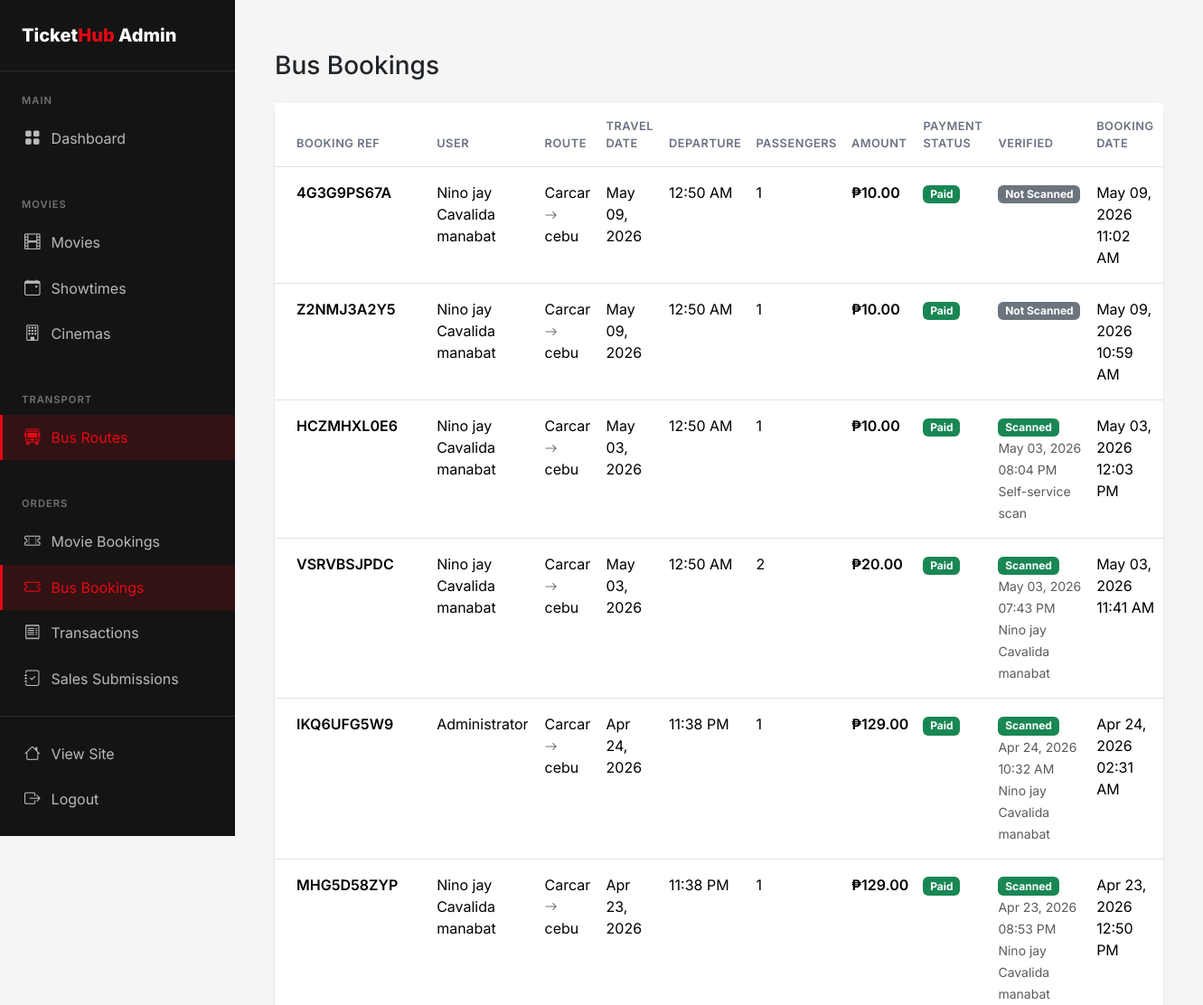
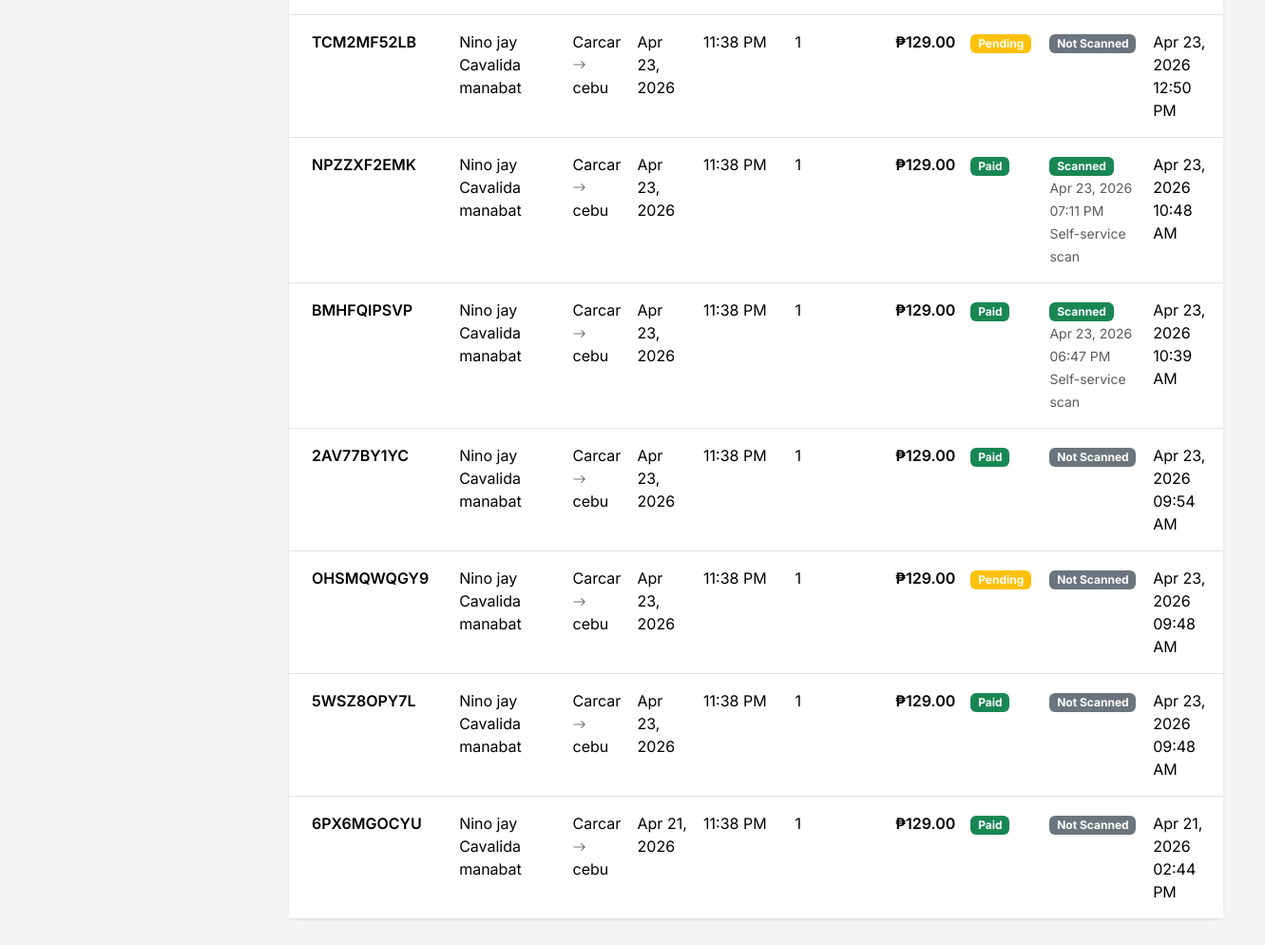
The app's page /admin/bookings/bus (signed in) with its own data (2 pictures, top to bottom).
### flask_app/app.py (models this page shows, shortened)
class BusBooking(db.Model):
    id = db.Column(db.Integer, primary_key=True)
    user_id = db.Column(db.Integer, db.ForeignKey('user.id'), nullable=False)
    schedule_id = db.Column(db.Integer, db.ForeignKey('bus_schedule.id'), nullable=False)
    num_tickets = db.Column(db.Integer, nullable=False)
    seat_numbers = db.Column(db.String(200))
    passenger_names = db.Column(db.Text)
    total_amount = db.Column(db.Float, nullable=False)
    payment_status = db.Column(db.String(20), default='pending')  # pending, completed, failed, refunded
    payment_method = db.Column(db.String(20))     # 'card', 'gcash', 'paymaya', 'paypal'
    payment_reference = db.Column(db.String(255)) # PayMongo source/payment id
    booking_reference = db.Column(db.String(20), unique=True)
    is_verified = db.Column(db.Boolean, default=False, nullable=False)
    verified_at = db.Column(db.DateTime, nullable=True)
    verified_by_id = db.Column(db.Integer, db.ForeignKey('user.id'), nullable=True)
    cancelled_at = db.Column(db.DateTime, nullable=True)
    cancelled_by_id = db.Column(db.Integer, db.ForeignKey('user.id'), nullable=True)
    cancellation_reason = db.Column(db.String(255), nullable=True)
    refund_reference = db.Column(db.String(255), nullable=True)
    refunded_at = db.Column(db.DateTime, nullable=True)
    created_at = db.Column(db.DateTime, default=datetime.utcnow)
    verified_by = db.relationship('User', foreign_keys=[verified_by_id], backref='verified_bus_bookings')
    cancelled_by = db.relationship('User', foreign_keys=[cancelled_by_id], backref='cancelled_bus_bookings')

class User(UserMixin, db.Model):
    id = db.Column(db.Integer, primary_key=True)
    email = db.Column(db.String(120), unique=True, nullable=False)
    password_hash = db.Column(db.String(256), nullable=False)
    name = db.Column(db.String(100), nullable=False)
    phone = db.Column(db.String(20))
    is_admin = db.Column(db.Boolean, default=False)
    is_bus_operator = db.Column(db.Boolean, default=False)
    is_cinema_operator = db.Column(db.Boolean, default=False)
    created_at = db.Column(db.DateTime, default=datetime.utcnow)
    movie_bookings = db.relationship('MovieBooking', foreign_keys='MovieBooking.user_id', backref='user', lazy=True)
    bus_bookings = db.relationship('BusBooking', foreign_keys='BusBooking.user_id', backref='user', lazy=True)

class BusRoute(db.Model):
    id = db.Column(db.Integer, primary_key=True)
    origin = db.Column(db.String(100), nullable=False)
    destination = db.Column(db.String(100), nullable=False)
    operator_id = db.Column(db.Integer, db.ForeignKey('user.id'), nullable=True)
    bus_number = db.Column(db.String(50))  # bus plate number or identifier
    bus_type = db.Column(db.String(50))  # AC, Non-AC, Sleeper, etc.
    departure_time = db.Column(db.Time, nullable=False)
    arrival_time = db.Column(db.Time, nullable=False)
    duration = db.Column(db.String(50))
    price = db.Column(db.Float, nullable=False)
    total_seats = db.Column(db.Integer, default=40)
    amenities = db.Column(db.String(255))  # WiFi, Charging, etc.
    image = db.Column(db.String(255))  # bus picture
    is_active = db.Column(db.Boolean, default=True)
    schedules = db.relationship('BusSchedule', backref='route', lazy=True, cascade='all, delete-orphan')
    operator = db.relationship('User', foreign_keys=[operator_id], backref='bus_routes')

class BusSchedule(db.Model):
    id = db.Column(db.Integer, primary_key=True)
    route_id = db.Column(db.Integer, db.ForeignKey('bus_route.id'), nullable=False)
    travel_date = db.Column(db.Date, nullable=False)
    available_seats = db.Column(db.Integer)
    bookings = db.relationship('BusBooking', backref='schedule', lazy=True, cascade='all, delete-orphan')

### flask_app/app.py (the view)
@app.route('/admin/bookings/bus')
@login_required
@admin_required
def admin_bus_bookings():
    bookings = BusBooking.query.order_by(BusBooking.created_at.desc()).all()
    return render_template('admin/bookings/bus.html', bookings=bookings)

### flask_app/app.py (called while the page is built)
@app.after_request
def add_no_cache_headers(response):
    if request.endpoint != 'static':
        response.headers['Cache-Control'] = 'no-store, no-cache, must-revalidate, private, max-age=0'
        response.headers['Pragma'] = 'no-cache'
        response.headers['Expires'] = '0'
    return response

@app.template_filter('payment_status_label')
def payment_status_label_filter(value):
    return payment_status_label(value)

@app.template_filter('payment_status_badge_class')
def payment_status_badge_class_filter(value):
    return payment_status_badge_class(value)

@login_manager.user_loader
def load_user(user_id):
    return User.query.get(int(user_id))

def admin_required(f):
    @wraps(f)
    def decorated_function(*args, **kwargs):
        if not current_user.is_authenticated or not current_user.is_admin:
            flash('You need admin access for this action.', 'error')
            return redirect(url_for('index'))
        return f(*args, **kwargs)
    return decorated_function

### flask_app/status_utils.py (called while the page is built)
def normalize_payment_status(value):
    status = str(value or '').strip().lower()
    if not status:
        return 'pending'
    if status in ('succeeded', 'captured'):
        return 'paid'
    return status

def payment_status_label(value):
    status = normalize_payment_status(value)
    return PAYMENT_STATUS_META.get(status, (status.replace('_', ' ').title(), 'secondary'))[0]

def payment_status_badge_class(value):
    status = normalize_payment_status(value)
    return PAYMENT_STATUS_META.get(status, ('Unknown', 'secondary'))[1]

### flask_app/templates/admin/bookings/bus.html (shortened to what this page needs)
{% extends 'admin/base.html' %}
{% block admin_content %}
<div class="container-fluid py-4">
    <div class="row mb-4">
        <div class="col-12">
            <h1 class="h3 mb-0">Bus Bookings</h1>
        </div>
    </div>
    {% if bookings %}
    <div class="card">
        <div class="table-responsive">
            <table class="table table-hover mb-0">
                <thead class="bg-light">
                    <tr>
                        <th class="px-4 py-3">Booking Ref</th>
                        <th class="py-3">User</th>
                        <th class="py-3">Route</th>
                        <th class="py-3">Travel Date</th>
                        <th class="py-3">Departure</th>
                        <th class="py-3">Passengers</th>
                        <th class="py-3">Amount</th>
                        <th class="py-3">Payment Status</th>
                        <th class="py-3">Verified</th>
                        <th class="py-3">Booking Date</th>
                    </tr>
                </thead>
                <tbody>
                    {% for booking in bookings %}
                    <tr>
                        <td class="px-4 py-3">
                            <span class="fw-semibold">{{ booking.booking_reference }}</span>
                        </td>
                        <td class="py-3">{{ booking.user.name }}</td>
                        <td class="py-3">
                            {{ booking.schedule.route.origin }} <i class="bi bi-arrow-right text-muted small"></i> {{ booking.schedule.route.destination }}
                        </td>
                        <td class="py-3">{{ booking.schedule.travel_date.strftime('%b %d, %Y') }}</td>
                        <td class="py-3">{{ booking.schedule.route.departure_time.strftime('%I:%M %p') }}</td>
                        <td class="py-3">{{ booking.num_tickets }}</td>
                        <td class="py-3 fw-semibold">₱{{ "%.2f"|format(booking.total_amount) }}</td>
                        <td class="py-3">
                            <span class="badge bg-{{ booking.payment_status|payment_status_badge_class }}">{{ booking.payment_status|payment_status_label }}</span>
                        </td>
                        <td class="py-3">
                            {% if booking.is_verified %}
                                <span class="badge bg-success">Scanned</span>
                                <div><small class="text-muted">{{ booking.verified_at.strftime('%b %d, %Y %I:%M %p') if booking.verified_at else '' }}</small></div>
                                <div><small class="text-muted">{{ booking.verified_by.name if booking.verified_by else 'Self-service scan' }}</small></div>
                            {% else %}
                                <span class="badge bg-secondary">Not Scanned</span>
                            {% endif %}
                        </td>
                        <td class="py-3">{{ booking.created_at.strftime('%b %d, %Y %I:%M %p') }}</td>
                    </tr>
                    {% endfor %}
                </tbody>
            </table>
        </div>
    </div>
    {% else %}
    <div class="alert alert-info text-center py-5">
        <i class="bi bi-info-circle me-2"></i>
        <strong>No bus bookings found</strong>
    </div>
    {% endif %}
</div>
{% endblock %}

### flask_app/templates/admin/base.html (style rules this page uses)
:root { --primary: #E50914; --primary-dark: #B20710; --secondary: #0A84FF; --dark: #141414; --dark-lighter: #1F1F1F; --gray-100: #F5F5F5; --gray-200: #E5E5E5; --gray-600: #6B7280; --success: #22C55E; }
body { font-family: 'Inter', sans-serif; background: var(--gray-100); }
.card { border: none; border-radius: 12px; box-shadow: 0 1px 3px rgba(0,0,0,0.1); }
.table th { font-weight: 600; font-size: 0.8rem; text-transform: uppercase; letter-spacing: 0.5px; color: var(--gray-600); }

### records on screen
BusBooking: booking_reference "4G3G9PS67A", user.name "Nino jay Cavalida manabat", schedule.route.origin "Carcar", schedule.route.destination "cebu", schedule.travel_date "May 09, 2026", schedule.route.departure_time "12:50 AM", num_tickets "1", total_amount "10.00", payment_status|payment_status_label "Paid", is_verified "Not Scanned", created_at "May 09, 2026 11:02 AM"
BusBooking: booking_reference "Z2NMJ3A2Y5", user.name "Nino jay Cavalida manabat", schedule.route.origin "Carcar", schedule.route.destination "cebu", schedule.travel_date "May 09, 2026", schedule.route.departure_time "12:50 AM", num_tickets "1", total_amount "10.00", payment_status|payment_status_label "Paid", is_verified "Not Scanned", created_at "May 09, 2026 10:59 AM"
BusBooking: booking_reference "HCZMHXL0E6", user.name "Nino jay Cavalida manabat", schedule.route.origin "Carcar", schedule.route.destination "cebu", schedule.travel_date "May 03, 2026", schedule.route.departure_time "12:50 AM", num_tickets "1", total_amount "10.00", payment_status|payment_status_label "Paid", verified_at "May 03, 2026 08:04 PM", verified_by "Self-service scan", created_at "May 03, 2026 12:03 PM"
BusBooking: booking_reference "VSRVBSJPDC", user.name "Nino jay Cavalida manabat", schedule.route.origin "Carcar", schedule.route.destination "cebu", schedule.travel_date "May 03, 2026", schedule.route.departure_time "12:50 AM", num_tickets "2", total_amount "20.00", payment_status|payment_status_label "Paid", verified_at "May 03, 2026 07:43 PM", verified_by "Nino jay Cavalida manabat", created_at "May 03, 2026 11:41 AM"
BusBooking: booking_reference "IKQ6UFG5W9", user.name "Administrator", schedule.route.origin "Carcar", schedule.route.destination "cebu", schedule.travel_date "Apr 24, 2026", schedule.route.departure_time "11:38 PM", num_tickets "1", total_amount "129.00", payment_status|payment_status_label "Paid", verified_at "Apr 24, 2026 10:32 AM", verified_by "Nino jay Cavalida manabat", created_at "Apr 24, 2026 02:31 AM"
BusBooking: booking_reference "MHG5D58ZYP", user.name "Nino jay Cavalida manabat", schedule.route.origin "Carcar", schedule.route.destination "cebu", schedule.travel_date "Apr 23, 2026", schedule.route.departure_time "11:38 PM", num_tickets "1", total_amount "129.00", payment_status|payment_status_label "Paid", verified_at "Apr 23, 2026 08:53 PM", verified_by "Nino jay Cavalida manabat", created_at "Apr 23, 2026 12:50 PM"
BusBooking: booking_reference "TCM2MF52LB", user.name "Nino jay Cavalida manabat", schedule.route.origin "Carcar", schedule.route.destination "cebu", schedule.travel_date "Apr 23, 2026", schedule.route.departure_time "11:38 PM", num_tickets "1", total_amount "129.00", payment_status|payment_status_label "Pending", is_verified "Not Scanned", created_at "Apr 23, 2026 12:50 PM"
BusBooking: booking_reference "NPZZXF2EMK", user.name "Nino jay Cavalida manabat", schedule.route.origin "Carcar", schedule.route.destination "cebu", schedule.travel_date "Apr 23, 2026", schedule.route.departure_time "11:38 PM", num_tickets "1", total_amount "129.00", payment_status|payment_status_label "Paid", verified_at "Apr 23, 2026 07:11 PM", verified_by "Self-service scan", created_at "Apr 23, 2026 10:48 AM"
BusBooking: booking_reference "BMHFQIPSVP", user.name "Nino jay Cavalida manabat", schedule.route.origin "Carcar", schedule.route.destination "cebu", schedule.travel_date "Apr 23, 2026", schedule.route.departure_time "11:38 PM", num_tickets "1", total_amount "129.00", payment_status|payment_status_label "Paid", verified_at "Apr 23, 2026 06:47 PM", verified_by "Self-service scan", created_at "Apr 23, 2026 10:39 AM"
BusBooking: booking_reference "2AV77BY1YC", user.name "Nino jay Cavalida manabat", schedule.route.origin "Carcar", schedule.route.destination "cebu", schedule.travel_date "Apr 23, 2026", schedule.route.departure_time "11:38 PM", num_tickets "1", total_amount "129.00", payment_status|payment_status_label "Paid", is_verified "Not Scanned", created_at "Apr 23, 2026 09:54 AM"
BusBooking: booking_reference "OHSMQWQGY9", user.name "Nino jay Cavalida manabat", schedule.route.origin "Carcar", schedule.route.destination "cebu", schedule.travel_date "Apr 23, 2026", schedule.route.departure_time "11:38 PM", num_tickets "1", total_amount "129.00", payment_status|payment_status_label "Pending", is_verified "Not Scanned", created_at "Apr 23, 2026 09:48 AM"
BusBooking: booking_reference "5WSZ8OPY7L", user.name "Nino jay Cavalida manabat", schedule.route.origin "Carcar", schedule.route.destination "cebu", schedule.travel_date "Apr 23, 2026", schedule.route.departure_time "11:38 PM", num_tickets "1", total_amount "129.00", payment_status|payment_status_label "Paid", is_verified "Not Scanned", created_at "Apr 23, 2026 09:48 AM"
BusBooking: booking_reference "6PX6MGOCYU", user.name "Nino jay Cavalida manabat", schedule.route.origin "Carcar", schedule.route.destination "cebu", schedule.travel_date "Apr 21, 2026", schedule.route.departure_time "11:38 PM", num_tickets "1", total_amount "129.00", payment_status|payment_status_label "Paid", is_verified "Not Scanned", created_at "Apr 21, 2026 02:44 PM"
